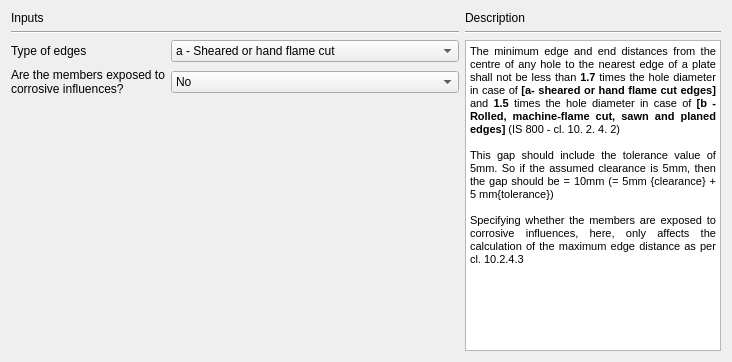
     <widget class="QWidget" name="tab_Detailing">
      <attribute name="title">
       <string>Detailing</string>
      </attribute>
      <layout class="QGridLayout" name="gridLayout_18">
       <item row="0" column="0">
        <layout class="QGridLayout" name="gridLayout_17">
         <item row="0" column="0">
          <layout class="QGridLayout" name="gridLayout_6">
           <item row="0" column="0">
            <widget class="QLabel" name="label_38">
             <property name="text">
              <string>Inputs</string>
             </property>
            </widget>
           </item>
           <item row="1" column="0">
            <widget class="Line" name="line_11">
             <property name="orientation">
              <enum>Qt::Horizontal</enum>
             </property>
            </widget>
           </item>
          </layout>
         </item>
         <item row="1" column="0">
          <layout class="QGridLayout" name="gridLayout_4">
           <item row="0" column="0">
            <widget class="QLabel" name="label_39">
             <property name="text">
              <string>Type of edges</string>
             </property>
            </widget>
           </item>
           <item row="0" column="1">
            <widget class="QComboBox" name="combo_detailingEdgeType">
             <item>
              <property name="text">
               <string>a - Sheared or hand flame cut</string>
              </property>
             </item>
             <item>
              <property name="text">
               <string>b - Rolled, machine-flame cut, sawn and planed</string>
              </property>
             </item>
            </widget>
           </item>
           <item row="1" column="0">
            <widget class="QLabel" name="label_40">
             <property name="text">
              <string>Are the members exposed to
corrosive influences?</string>
             </property>
            </widget>
           </item>
           <item row="1" column="1">
            <widget class="QComboBox" name="combo_detailing_memebers">
             <item>
              <property name="text">
               <string>No</string>
              </property>
             </item>
             <item>
              <property name="text">
               <string>Yes</string>
              </property>
             </item>
            </widget>
           </item>
          </layout>
         </item>
        </layout>
       </item>
       <item row="0" column="1" rowspan="2">
        <layout class="QGridLayout" name="gridLayout_10">
         <item row="1" column="0">
          <widget class="Line" name="line_6">
           <property name="orientation">
            <enum>Qt::Horizontal</enum>
           </property>
          </widget>
         </item>
         <item row="0" column="0">
          <widget class="QLabel" name="label_18">
           <property name="text">
            <string>Description</string>
           </property>
          </widget>
         </item>
         <item row="2" column="0">
          <widget class="QTextBrowser" name="textBrowser_detailingDescription">
           <property name="minimumSize">
            <size>
             <width>210</width>
             <height>0</height>
            </size>
           </property>
           <property name="html">
            <string>&lt;!DOCTYPE HTML PUBLIC &quot;-//W3C//DTD HTML 4.0//EN&quot; &quot;http://www.w3.org/TR/REC-html40/strict.dtd&quot;&gt;
&lt;html&gt;&lt;head&gt;&lt;meta name=&quot;qrichtext&quot; content=&quot;1&quot; /&gt;&lt;style type=&quot;text/css&quot;&gt;
p, li { white-space: pre-wrap; }
&lt;/style&gt;&lt;/head&gt;&lt;body style=&quot; font-family:'Arial'; font-size:8.25pt; font-weight:400; font-style:normal;&quot;&gt;
&lt;p align=&quot;justify&quot; style=&quot; margin-top:0px; margin-bottom:0px; margin-left:0px; margin-right:0px; -qt-block-indent:0; text-indent:0px;&quot;&gt;&lt;span style=&quot; font-family:'MS Shell Dlg 2'; font-size:8pt;&quot;&gt;The minimum edge and end distances from the centre of any hole to the nearest edge of a plate shall not be less than &lt;/span&gt;&lt;span style=&quot; font-family:'MS Shell Dlg 2'; font-size:8pt; font-weight:600;&quot;&gt;1.7&lt;/span&gt;&lt;span style=&quot; font-family:'MS Shell Dlg 2'; font-size:8pt;&quot;&gt; times the hole diameter in case of &lt;/span&gt;&lt;span style=&quot; font-family:'MS Shell Dlg 2'; font-size:8pt; font-weight:600;&quot;&gt;[a- sheared or hand flame cut edges] &lt;/span&gt;&lt;span style=&quot; font-family:'MS Shell Dlg 2'; font-size:8pt;&quot;&gt;and &lt;/span&gt;&lt;span style=&quot; font-family:'MS Shell Dlg 2'; font-size:8pt; font-weight:600;&quot;&gt;1.5 &lt;/span&gt;&lt;span style=&quot; font-family:'MS Shell Dlg 2'; font-size:8pt;&quot;&gt;times the hole diameter in case of &lt;/span&gt;&lt;span style=&quot; font-family:'MS Shell Dlg 2'; font-size:8pt; font-weight:600;&quot;&gt;[b - Rolled, machine-flame cut, sawn and planed edges]&lt;/span&gt;&lt;span style=&quot; font-family:'MS Shell Dlg 2'; font-size:8pt;&quot;&gt; (IS 800 - cl. 10. 2. 4. 2)&lt;/span&gt;&lt;/p&gt;
&lt;p align=&quot;justify&quot; style=&quot;-qt-paragraph-type:empty; margin-top:0px; margin-bottom:0px; margin-left:0px; margin-right:0px; -qt-block-indent:0; text-indent:0px; font-family:'Calibri'; font-size:8pt; vertical-align:middle;&quot;&gt;&lt;br /&gt;&lt;/p&gt;
&lt;p align=&quot;justify&quot; style=&quot; margin-top:0px; margin-bottom:0px; margin-left:0px; margin-right:0px; -qt-block-indent:0; text-indent:0px;&quot;&gt;&lt;span style=&quot; font-family:'MS Shell Dlg 2'; font-size:8pt;&quot;&gt;This gap should include the tolerance value of 5mm. So if the assumed clearance is 5mm, then the gap should be = 10mm (= 5mm {clearance} + 5 mm{tolerance})&lt;/span&gt;&lt;/p&gt;
&lt;p align=&quot;justify&quot; style=&quot;-qt-paragraph-type:empty; margin-top:0px; margin-bottom:0px; margin-left:0px; margin-right:0px; -qt-block-indent:0; text-indent:0px; font-family:'Calibri'; font-size:8pt;&quot;&gt;&lt;br /&gt;&lt;/p&gt;
&lt;p align=&quot;justify&quot; style=&quot; margin-top:0px; margin-bottom:0px; margin-left:0px; margin-right:0px; -qt-block-indent:0; text-indent:0px;&quot;&gt;&lt;span style=&quot; font-family:'MS Shell Dlg 2'; font-size:8pt;&quot;&gt;Specifying whether the members are exposed to corrosive influences, here, only affects the calculation of the maximum edge distance as per cl. 10.2.4.3&lt;/span&gt;&lt;/p&gt;
&lt;p align=&quot;justify&quot; style=&quot;-qt-paragraph-type:empty; margin-top:0px; margin-bottom:0px; margin-left:0px; margin-right:0px; -qt-block-indent:0; text-indent:0px; font-family:'MS Shell Dlg 2'; font-size:8pt;&quot;&gt;&lt;br /&gt;&lt;/p&gt;&lt;/body&gt;&lt;/html&gt;</string>
           </property>
          </widget>
         </item>
        </layout>
       </item>
       <item row="1" column="0">
        <spacer name="verticalSpacer_3">
         <property name="orientation">
          <enum>Qt::Vertical</enum>
         </property>
         <property name="sizeHint" stdset="0">
          <size>
           <width>20</width>
           <height>255</height>
          </size>
         </property>
        </spacer>
       </item>
      </layout>
     </widget>
